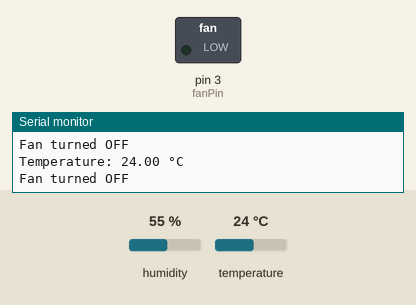
A sketch run on a simulated Arduino Uno, built with avr-gcc and run on an emulated ATmega328P. Shown: switched loads named in the sketch (green lamp = pin HIGH), the last lines printed to the serial monitor. The inputs (shaded band) are chosen by the test bench; at power-on: temperature 24 °C, humidity 55 %.

Above: at 2.8 s.
2.9 s: temperature set to 27 °C
At 5.2 s:
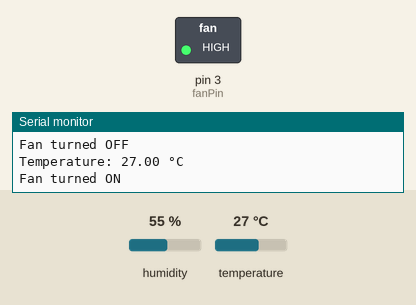
5.6 s: temperature set to 12 °C
At 6.5 s:
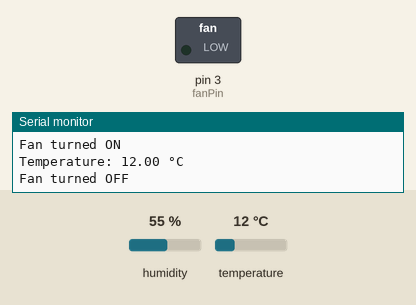
8.3 s: temperature set to 28 °C
At 11.3 s:
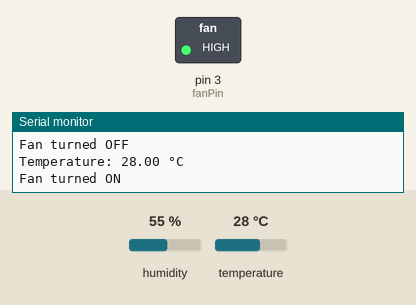
Timing chart, 0 to 12.8 s (numbered marks = the images above; inputs shaded):
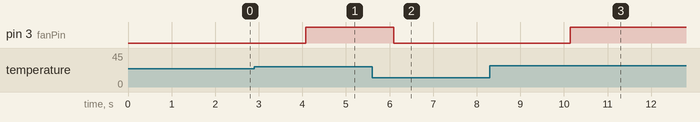

The sketch:

temp-fan.ino
```cpp
#include <DHT.h>

#define DHTPIN 2
#define DHTTYPE DHT11

#define fanPin 3

DHT dht(DHTPIN, DHTTYPE);

void setup() {
  Serial.begin(9600);
  dht.begin();
  pinMode(fanPin, OUTPUT);
}

void loop() {
  float temperature = dht.readTemperature();

  Serial.print("Temperature: ");
  Serial.print(temperature);
  Serial.println(" °C");

  if (temperature > 25.0) {
    digitalWrite(fanPin, HIGH);
    Serial.println("Fan turned ON");
  } else {
    digitalWrite(fanPin, LOW);
    Serial.println("Fan turned OFF");
  }

  delay(2000);
}
```

Measured:
- the behaviour switches between 25 and 26 °C on temperature (found by bisection; images 0 and 1)
- after the input at 2.9 s, pin 3 (fanPin): LOW → HIGH after 1.2 s
- after the input at 5.6 s, pin 3 (fanPin): HIGH → LOW after 0.50 s
- after the input at 8.3 s, pin 3 (fanPin): LOW → HIGH after 1.8 s
